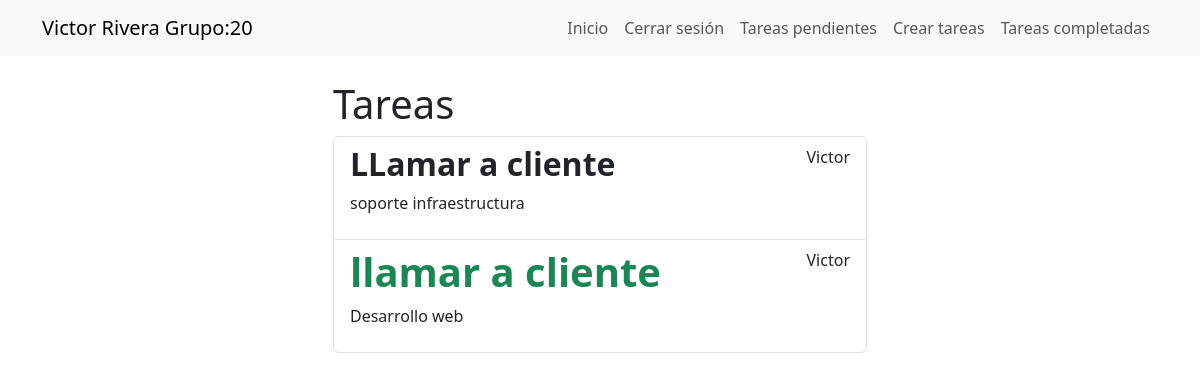
The app's page /tareas/tareasFinalizadas/ (signed in) with its own data.
### tareas/models.py (models this page shows, shortened)
class Tarea(models.Model):
    titulo=models.CharField(max_length=100)
    descripcion=models.TextField(blank=True)
    creado=models.DateTimeField(auto_now_add=True)
    finalizado=models.DateTimeField(null=True)
    importancia=models.BooleanField(default=False)
    usuario=models.ForeignKey(User, on_delete=models.CASCADE)

### tareas/views.py (the view)
# urls.py: path('tareas/tareasFinalizadas/', views.tareasFinalizadas, name='tareasFinalizadas'),
@login_required
def tareasFinalizadas(request):
    tareas=Tarea.objects.filter(usuario=request.user,finalizado__isnull=False).order_by('-finalizado')
    return render(request, 'tareas.html',{'tareas':tareas})

### tareas/templates/tareas.html
{% extends 'templates.html' %}
{% block content %}
<main class='container'>
<div class='row'>
    <div class='col-md-6 offset-md-3'>
<h1>Tareas</h1>
<ul class='list-group'>
    {% for tarea in tareas %}
        <a class='list-group-item' href="{% url 'detalleTareas' tarea.id %}">
         <header class='d-flex justify-content-between'>
            {% if tarea.importancia %}
            <h1 class='fw-bold text-success'>{{ tarea.titulo }}</h1>
        {% else %}
            <h2 class='fw-bold'>{{ tarea.titulo }}</h2>
        {% endif %}
        <p>{{ tarea.usuario.username }}</p>
         </header>
            <p>{{ tarea.descripcion }}</p>
            </a>
    {% endfor %}
</ul>
</div>
</div>
</main>
{% endblock %}

### records on screen
Tarea: titulo "LLamar a cliente", usuario.username "Victor", descripcion "soporte infraestructura"
Tarea: titulo "llamar a cliente", usuario.username "Victor", descripcion "Desarrollo web"
